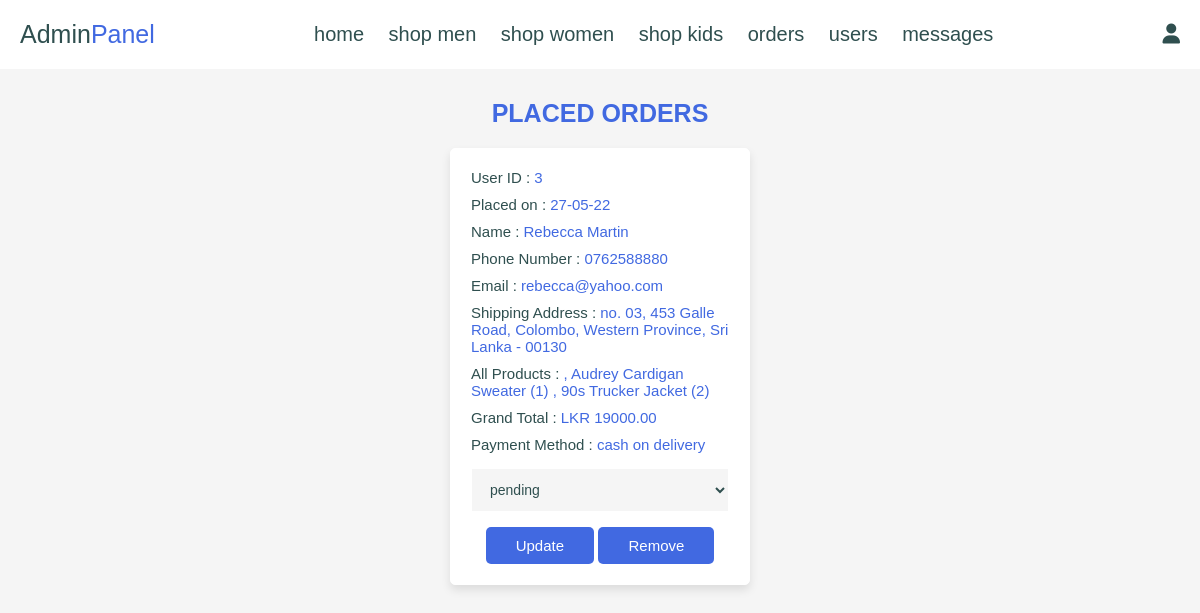
Page /admin_orders.php (signed in) on the committed database.
### tables this page shows
CREATE TABLE IF NOT EXISTS `orders` (
  `id` int(100) NOT NULL AUTO_INCREMENT,
  `user_id` int(100) NOT NULL,
  `name` varchar(100) NOT NULL,
  `number` varchar(12) NOT NULL,
  `email` varchar(100) NOT NULL,
  `method` varchar(50) NOT NULL,
  `address` varchar(500) NOT NULL,
  `total_products` varchar(1000) NOT NULL,
  `total_price` int(100) NOT NULL,
  `placed_on` varchar(50) NOT NULL,
  `payment_status` varchar(20) NOT NULL DEFAULT 'pending',
  PRIMARY KEY (`id`)
);

### admin_orders.php (the view, shortened to what this page needs)
<?php
include('connection.php');
?>
<!doctype html>
<html>
<head>
	<link rel="stylesheet" href="https://cdnjs.cloudflare.com/ajax/libs/font-awesome/6.1.1/css/all.min.css">
	<link rel="stylesheet" href="admin_styles.css">
</head>
<body>
	<?php
	include('admin_header.php');
	?>
<section class="orders">
	<h1 class="title">Placed Orders</h1>
	<div class="box-container">
		<?php
		$select_orders = mysqli_query($conn, "SELECT * FROM `orders`") or die('Query Failed!');
		if(mysqli_num_rows($select_orders) > 0) {
			while($fetch_orders = mysqli_fetch_assoc($select_orders)) {
		?>
		<div class="box">
		<p>User ID : <span><?php echo $fetch_orders['user_id']; ?></span></p>
		<p>Placed on : <span><?php echo $fetch_orders['placed_on']; ?></span></p>
		<p>Name : <span><?php echo $fetch_orders['name']; ?></span></p>
		<p>Phone Number : <span><?php echo $fetch_orders['number']; ?></span></p>
		<p>Email : <span><?php echo $fetch_orders['email']; ?></span></p>
		<p>Shipping Address : <span><?php echo $fetch_orders['address']; ?></span></p>
		<p>All Products : <span><?php echo $fetch_orders['total_products']; ?></span></p>
		<p>Grand Total : <span>LKR <?php echo $fetch_orders['total_price']; ?>.00</span></p>
		<p>Payment Method : <span><?php echo $fetch_orders['method']; ?></span></p>
			<form action="" method="post">
				<select name="update_payment">
					<option value="" selected disabled><?php echo $fetch_orders['payment_status']; ?></option>
				</select>
				<input type="submit" value="Update" name="update_order" class="option-btn">
				<a href="admin_orders.php?delete=<?php echo $fetch_orders['id']; ?>" onClick="return confirm('Are you certain you want to undo this order?');" class="delete-btn">Remove</a>
			</form>
		</div>
		<?php
				}
					}else{
						echo('<p class="empty">No orders are placed yet!</p>');
					}
	     ?>
	</div>
	</section>
</body>
</html>

### admin_styles.css (style rules this page uses)
* { font-family: 'Rubik', sans-serif; margin:0; padding:0; box-sizing: border-box; outline: none; border:none; text-decoration: none; transition:all .2s linear; }
html { font-size: 62.5%; overflow-x: hidden; }
section { padding: 3rem 2rem; }
body { background-color: whitesmoke; }
.title { text-align: center; margin-bottom: 2rem; text-transform: uppercase; color: royalblue; font-size: 2.5rem; }
.btn, .option-btn, .delete-btn, .white-btn { display: inline-block; margin-top: 1rem; padding:1rem 3rem; cursor: pointer; color: white; font-size: 1.5rem; border-radius: .5rem; text-transform: capitalize; font-family: 'Rubik', sans-serif; }
.option-btn { background-color: royalblue; font-family: 'Rubik', sans-serif; }
.delete-btn { background-color: royalblue; font-family: 'Rubik', sans-serif; }
.orders .box-container { display:grid; grid-template-columns: repeat(auto-fit, 30rem); justify-content: center; gap: 1.5rem; max-width: 1200px; margin: 0 auto; align-items: flex-start; }
.orders .box-container .box { background-color: white; padding: 2rem; border: .1rem solid white; box-shadow: 0 .5rem 1rem rgba(0,0,0,.1); border-radius: .5rem; transition: transform 0.5s; }
.orders .box-container .box p { padding-bottom: 1rem; font-size: 1.5rem; color: darkslategray; }
.orders .box-container .box p span { color: royalblue; }
.orders .box-container .box form { text-align: center; }
.orders .box-container .box form select { width: 100%; background-color: whitesmoke; border: .1rem solid white; padding: 1.2rem 1.4rem; font-size: 1.4rem; color: darkslategray; margin: .5rem 0; }

### rows in the picture
orders: user "3", placed_on "27-05-22", name "Rebecca Martin", number "0762588880", email "rebecca@yahoo.com", address "no. 03, 453 Galle Road, Colombo, Western Province, Sri Lanka - 00130", total_products ", Audrey Cardigan Sweater (1) , 90s Trucker Jacket (2)", total_price "19000", method "cash on delivery", update_payment "pending"
